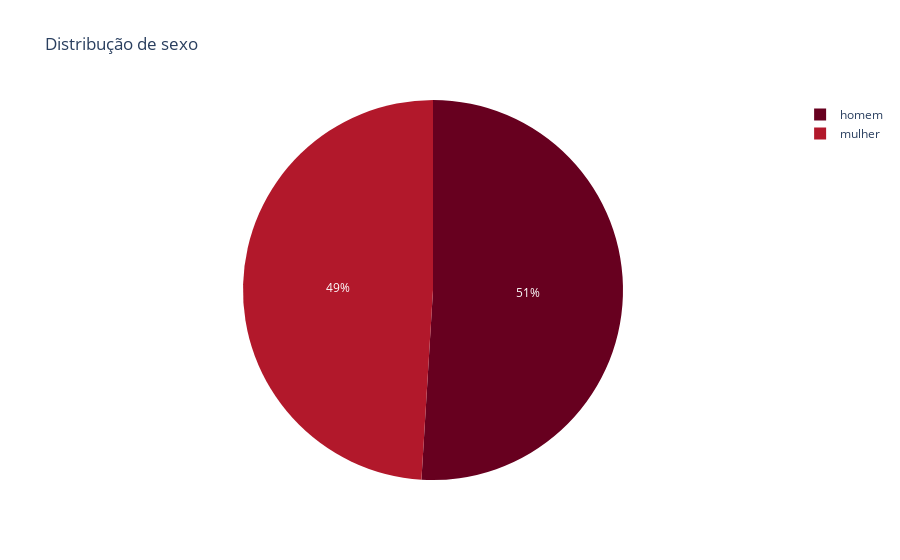

The code cell stored with this chart in its notebook:
### Markdown cell above
### Gênero

### Code cell
df_new['Gênero'] = df_new['Gênero'].map({2:'mulher', 1:'homem'})
fig=px.pie(df_new,names='Gênero',title="Distribução de sexo", color_discrete_sequence=px.colors.sequential.RdBu)
fig.show()

### Figure 1 — Plotly figure (JSON) as saved in the notebook; plotly's stock layout.template omitted (floating-point values rounded to 4 significant figures; data arrays with more than 128 entries replaced by an {"elided": "..."} marker saying what was removed)
{"data": [{"domain": {"x": [0, 1], "y": [0, 1]}, "hovertemplate": "Gênero=%{label}<extra></extra>", "labels": {"elided": "20000 str values"}, "legendgroup": "", "name": "", "showlegend": true, "type": "pie"}], "layout": {"legend": {"tracegroupgap": 0}, "piecolorway": ["rgb(103,0,31)", "rgb(178,24,43)", "rgb(214,96,77)", "rgb(244,165,130)", "rgb(253,219,199)", "rgb(247,247,247)", "rgb(209,229,240)", "rgb(146,197,222)", "rgb(67,147,195)", "rgb(33,102,172)", "rgb(5,48,97)"], "title": {"text": "Distribução de sexo"}}}
